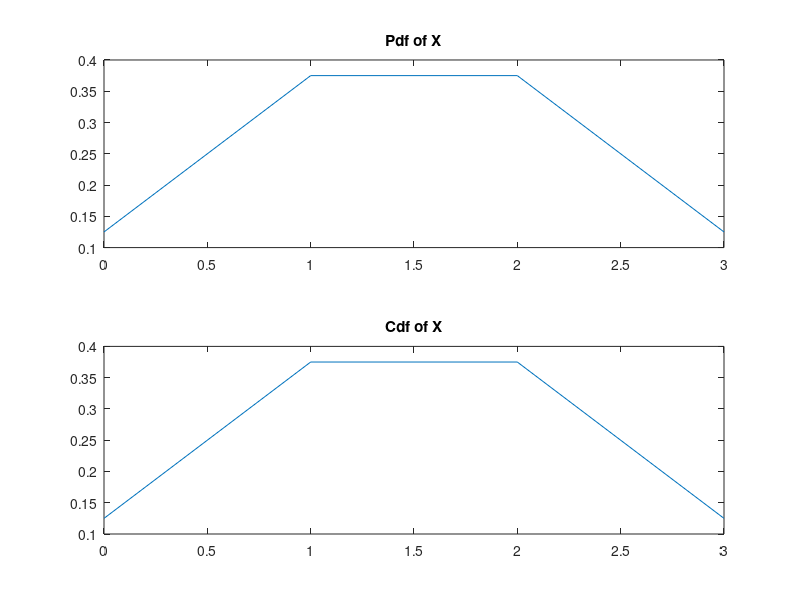

Write the MATLAB code that produced this figure.
% A coin is tossed 3 times. Let X denote the number of heads that appear.
x = 0:3;

% a) pdf of X
y = binopdf(x,3,0.5);
subplot(2,1,1);
plot(x,y);
title('Pdf of X');

% b) cdf of X
y1 = binocdf(x,3,0.5);
subplot(2,1,2);
plot(x,y);
title('Cdf of X');

% c) P(X= 0), P(X != 1) = 1 - P(X = 1)
px0 = binopdf(0,3,0.5)
pxn1 = 1 - binopdf(1,3,0.5)

% d) P(X ≤ 2), P(X < 2) = P(X<=2) - P(X=2)
pxse2 = binocdf(2,3,0.5)
pxs2 = binocdf(2,3,0.5) - binopdf(2,3,0.5)

% e) P(X ≥ 1)= 1 - P(X<1)= 1-P(X=0)
%    P(X > 1)= 1 - P(X<=1)
pxge1 = 1 - binopdf(0,3,0.5)
pxg1 = 1 - binocdf(1,3,0.5)

% f) Write a Matlab code that simulates 3 coin tosses and computes the value of the
%variable X.
N =3;
X=0;
for i=1:N
   toss=rand;
   if toss>0.5
     X=X+1;
   end
end
X

